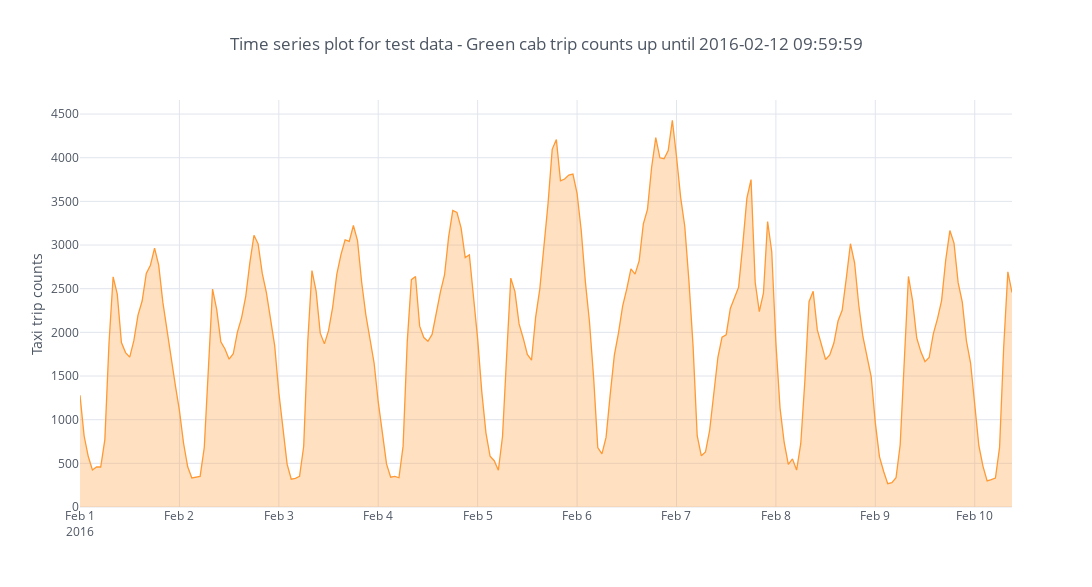

The cell this chart's notebook holds for it:
### Markdown cell above
Before we make any model, we need to check if this is a stationary time series data. We first plot a general line to see how the data look like. We then go on to test if this set is stationary.

### Code cell
train_trace = {
    'x': train_set_hrly_cnt.index,
    'y': train_set_hrly_cnt['Trips_count'],
    'fill': 'tozeroy',
    'fillcolor':"rgba(255, 153, 51, 0.3)", 
    'line': {
        'color': "rgba(255, 153, 51, 1.0)", 
        'dash': 'solid',
        'width': 1.3
    },
    'mode': 'lines',
    'name': 'Train data set',
    'text': '',
    'type': 'scatter',
    'uid': 'train'
}

model_train_data = [train_trace]

train_layout = {
  "height": 587, 
  "legend": {
    "bgcolor": "#FFFFFF", 
    "font": {"color": "#4D5663"}
  }, 
  "paper_bgcolor": "#FFFFFF", 
  "plot_bgcolor": "#FFFFFF", 
  "title": "Time series plot for test data - Green cab trip counts up until 2016-02-12 09:59:59", 
  "titlefont": {"color": "#4D5663"}, 
  "width": 1116, 
  "xaxis": {
    "autorange": True, 
    "gridcolor": "#E1E5ED", 
    "range": [1431957600000, 1466949600000], 
    "showgrid": True, 
    "tickfont": {"color": "#4D5663"}, 
    "title": "", 
    "titlefont": {"color": "#4D5663"}, 
    "type": "date", 
    "zerolinecolor": "#E1E5ED"
  }, 
  "yaxis": {
    "autorange": True, 
    "gridcolor": "#E1E5ED", 
    "range": [-1057.39758333, 3208.28408333], 
    "showgrid": True, 
    "tickfont": {"color": "#4D5663"}, 
    "title": "Taxi trip counts", 
    "titlefont": {"color": "#4D5663"}, 
    "type": "linear", 
    "zerolinecolor": "#E1E5ED"
  }
}
train_set_fig = go.Figure(data=model_train_data, layout=train_layout)
iplot(train_set_fig)

### Figure 1 — Plotly figure (JSON) as saved in the notebook; plotly's stock layout.template omitted (floating-point values rounded to 4 significant figures; data arrays with more than 128 entries replaced by an {"elided": "..."} marker saying what was removed)
{"data": [{"fill": "tozeroy", "fillcolor": "rgba(255, 153, 51, 0.3)", "line": {"color": "rgba(255, 153, 51, 1.0)", "dash": "solid", "width": 1.3}, "mode": "lines", "name": "Train data set", "text": "", "type": "scatter", "uid": "31cc2368-174c-11e9-b4e9-acde48001122", "x": {"elided": "226 str values"}, "y": {"elided": "226 int values"}}], "layout": {"height": 587, "legend": {"bgcolor": "#FFFFFF", "font": {"color": "#4D5663"}}, "paper_bgcolor": "#FFFFFF", "plot_bgcolor": "#FFFFFF", "title": "Time series plot for test data - Green cab trip counts up until 2016-02-12 09:59:59", "titlefont": {"color": "#4D5663"}, "width": 1116, "xaxis": {"autorange": true, "gridcolor": "#E1E5ED", "range": [1431957600000, 1466949600000], "showgrid": true, "tickfont": {"color": "#4D5663"}, "title": "", "titlefont": {"color": "#4D5663"}, "type": "date", "zerolinecolor": "#E1E5ED"}, "yaxis": {"autorange": true, "gridcolor": "#E1E5ED", "range": [-1057.0, 3208.0], "showgrid": true, "tickfont": {"color": "#4D5663"}, "title": "Taxi trip counts", "titlefont": {"color": "#4D5663"}, "type": "linear", "zerolinecolor": "#E1E5ED"}}}
